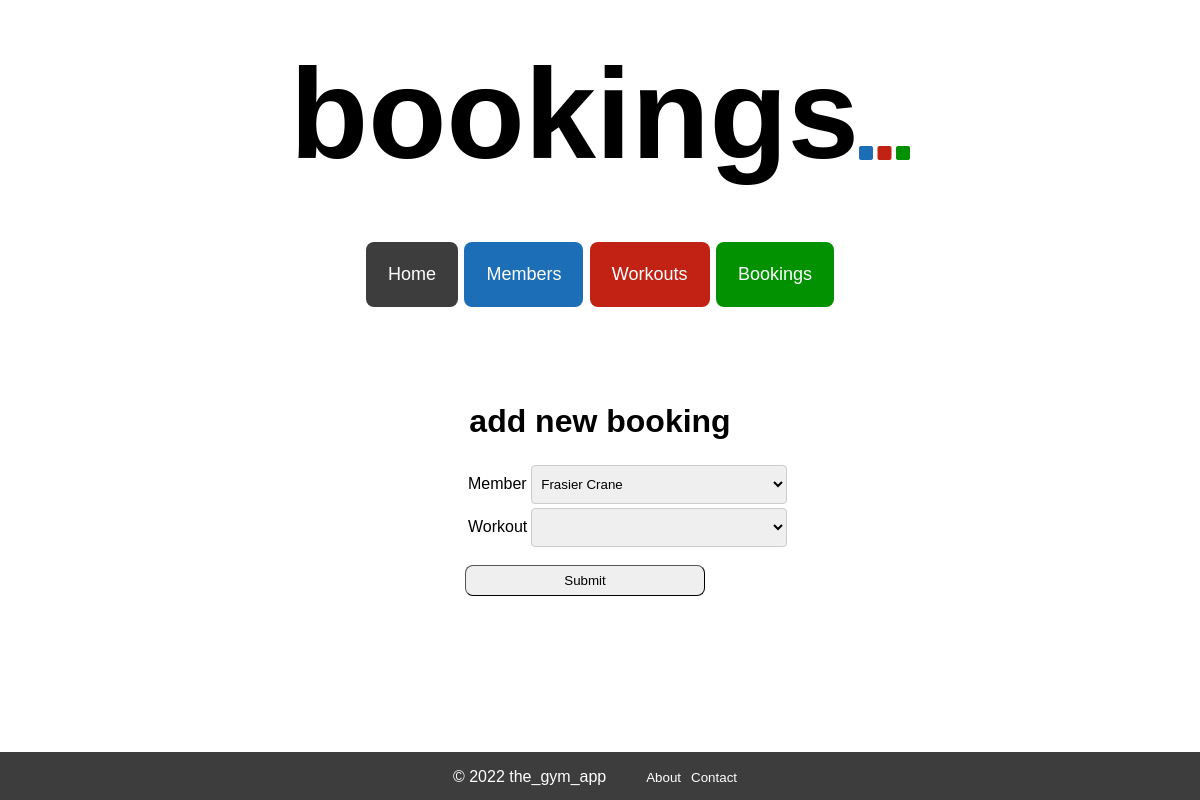
Page /bookings/create/member/1 on the earlier database version.
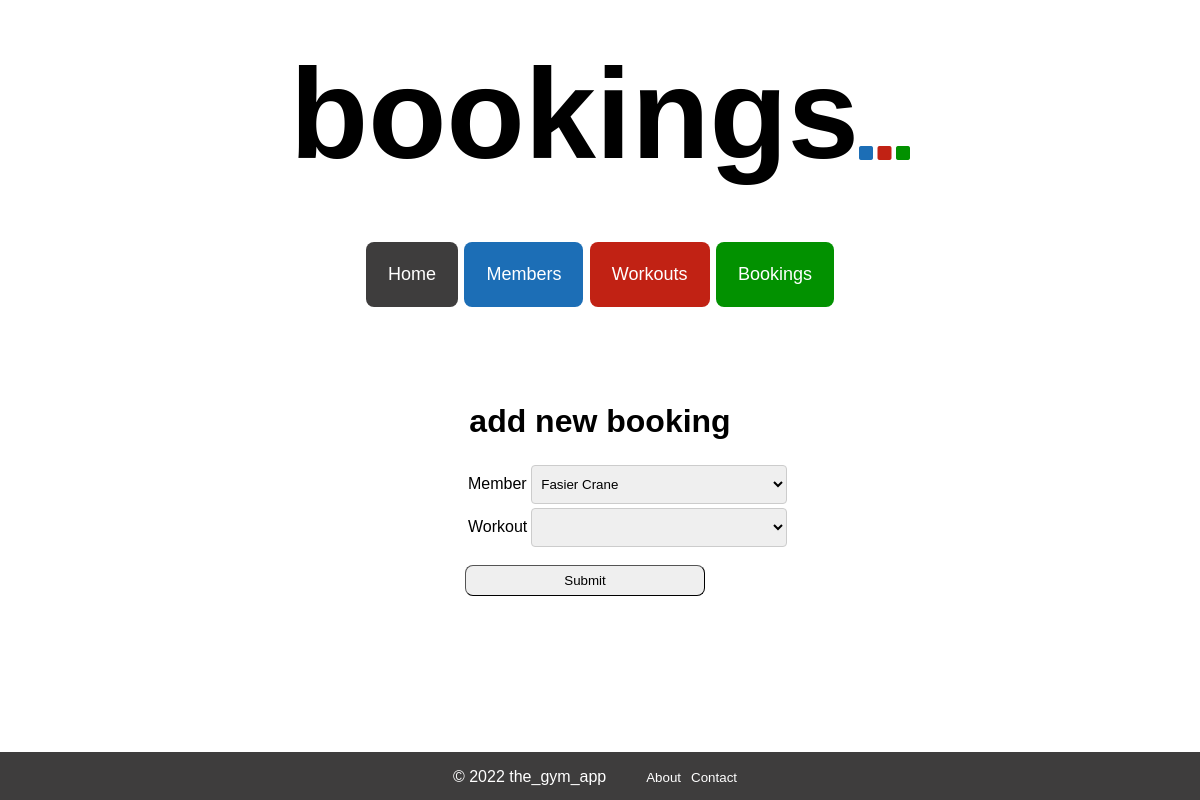
Same page on the later database version.
### tables this page shows
CREATE TABLE members (
    id INTEGER PRIMARY KEY AUTOINCREMENT,
    first_name VARCHAR,
    last_name VARCHAR,
    dob DATE,
    active BOOLEAN
);

### controllers/booking_controller.py (the view)
@bookings_blueprint.route("/bookings/create/member/<id>")
def add_booking_for_member(id):
    route_name = "bookings"
    member = member_repository.select(id)
    workouts = workout_repository.select_all_active()
    return render_template("bookings/create_member.html", route_name=route_name, workouts=workouts, member=member)

### db/run_sql.py (called while the page is built)
def get_db():
    path = os.path.dirname(os.path.abspath(__file__))
    db = os.path.join(path, "gym_db.db")
    conn = sqlite3.connect(db)
    conn.execute("PRAGMA foreign_keys = 1")
    conn.row_factory = sqlite3.Row
    return conn

def run_sql(sql, values = []):
    db = get_db()
    cursor = db.cursor()
    cursor.execute(sql, values)
    results = cursor.fetchall()
    db.commit()
    db.close()
    return results

### repositories/member_repository.py (called while the page is built)
def select(id):
    member = None
    sql = "SELECT * FROM members WHERE id = ?"
    values = [id]
    result = run_sql(sql, values)[0]
    if result is not None:
        active = True if result['active'] == 1 else False
        member = Member(result['first_name'], result['last_name'], result['dob'], active, result['id'])
    return member

### repositories/workout_repository.py (called while the page is built)
def sort_fuction(workout):
    return workout.date

### templates/bookings/create_member.html
{% extends 'base.html'%}
{% block content %}
<div class="create_page_container">
    <h1>add new booking</h1>
    <form class="create_form" action="/bookings/member/{{member.id}}" method="post">
        <table class="create_table">
            <tr>
                <td>
                    <label class="create_form_label" for="member">Member</label>
                </td>
                <td>
                    <select class="create_form_input" id="member" name="member_id">
                        <option value="{{member.id}}">{{member.first_name}} {{member.last_name}}</option>
                    </select>
                </td>
            </tr>
            <tr>
                <td>
                    <label class="create_form_label" for="workout">Workout</label>
                </td>
                <td>
                    <select class="create_form_input" id="workout" name="workout_id">
                        <option value="" selected disabled hidden></option>
                        {% for workout in workouts %}
                        {% if workout.capacity_filled == workout.capacity %}
                        <option disabled value="{{workout.id}}">{{workout.name}} -- sorry this workout is full</option>
                        {% else %}
                        <option value="{{workout.id}}">{{workout.name}}</option>
                        {% endif %}
                        {% endfor %}
                    </select>
                </td>
            </tr>
        </table>
        <div>
            <button class="create_page_button" type="submit">Submit</button>
        </div>
    </form>
</div>
{% endblock %}

Differences in the rows shown:
changed members: member_id "Frasier Crane" → "Fasier Crane"
